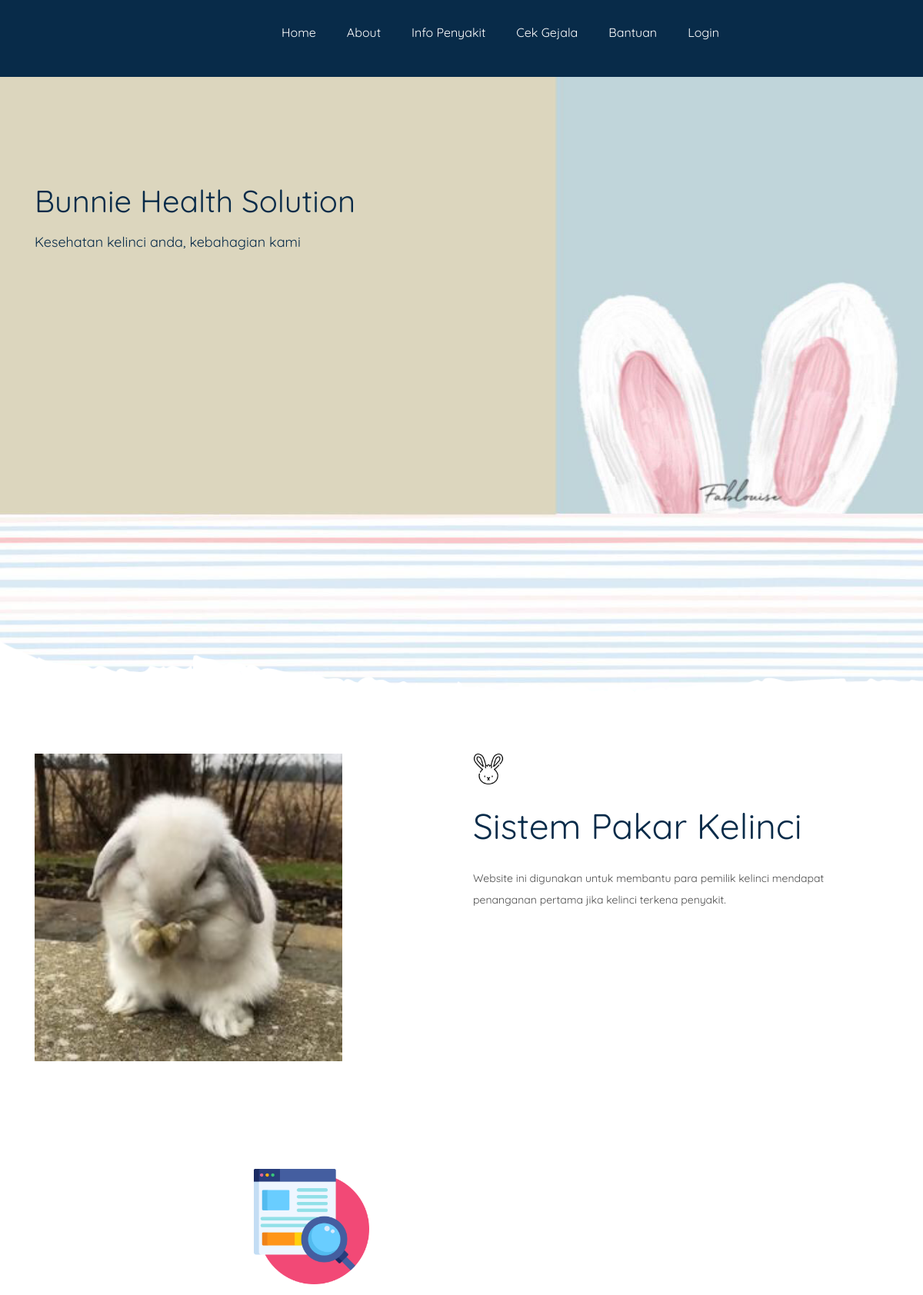
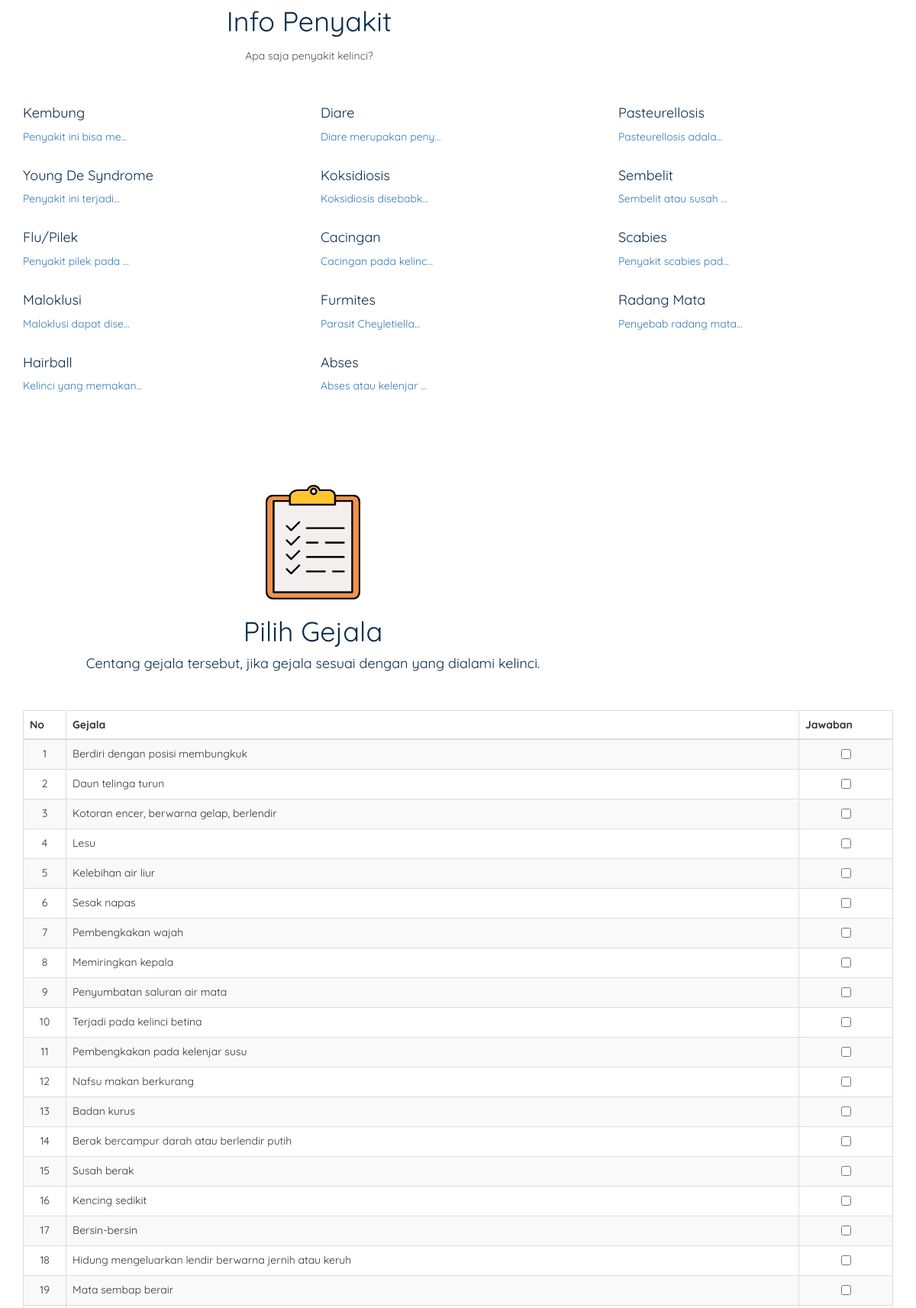
The page / (upper part) on the database its author committed (2 pictures, top to bottom).
### tables this page shows
CREATE TABLE `tb_penyakit` (
  `id_penyakit` varchar(10) NOT NULL,
  `nama_penyakit` varchar(1000) NOT NULL,
  `definisi` text NOT NULL,
  `solusi` text NOT NULL
);

CREATE TABLE `tb_gejala` (
  `id_gejala` varchar(10) NOT NULL,
  `gejala` varchar(100) NOT NULL
);

### application/controllers/Pengelola.php (called while the page is built, shortened)
<?php
class Pengelola extends CI_Controller {
	public function __construct(){
		$this->load->helper('url','form');
		$this->load->library('form_validation');
		$this->load->model('M_pengelola');
		$this->load->model('M_penyakit');
		$this->load->model('M_gejala');
	}
	public function index()
	{
		$data['penyakit_object']=$this->M_penyakit->getPenyakitQueryObject();
		$data['gejala']=$this->M_gejala->getGejalaQueryObject();
		$this->load->view('indexuser',$data);
	}
}

### index.php (called while the page is built, shortened)
<?php
require_once BASEPATH.'core/CodeIgniter.php';

### application/models/M_penyakit.php (called while the page is built, shortened)
<?php
class M_penyakit extends CI_Model {
	public function getPenyakitQueryObject(){
	  $query=$this->db->query('SELECT * FROM tb_penyakit');
	  return $query->result();
	 }
}

### application/models/M_gejala.php (called while the page is built, shortened)
<?php
class M_gejala extends CI_Model {
	public function getGejalaQueryObject(){
	  $query=$this->db->query('SELECT * FROM tb_gejala');
	  return $query->result();
	 }
}

### application/views/indexuser.php (the view, shortened to what this page needs)
<!doctype html>
<html lang="en">
<head>
    <link rel="stylesheet" href="<?php echo base_url()?>/assets/css/bootstrap.min.css">
    <link rel="stylesheet" href="<?php echo base_url()?>/assets/css/animate.css">
    <link rel="stylesheet" href="<?php echo base_url()?>/assets/css/owl.carousel.min.css">
    <link rel="stylesheet" href="<?php echo base_url()?>/assets/css/themify-icons.css">
    <link rel="stylesheet" href="<?php echo base_url()?>/assets/css/flaticon.css">
    <link rel="stylesheet" href="<?php echo base_url()?>/assets/css/magnific-popup.css">
    <link rel="stylesheet" href="<?php echo base_url()?>/assets/css/style.css">
</head>
<body>
    <header class="header_area">
        <div class="main_menu">
            <div class="container">
                <div class="row">
                    <div class="col-lg-12" style="margin-top: 30px">
                        <nav class="navbar navbar-expand-lg navbar-light">
                             <div class="collapse navbar-collapse justify-content-center" id="navbarSupportedContent" style="margin-left: 300px">
                                <ul class="navbar-nav">
                                    <li class="nav-item active">
                                        <a class="nav-link active" href="#home">Home</a>
                                    </li>
                                    <li class="nav-item">
                                        <a href="#about" class="nav-link">About</a>
                                    </li>
                                    <li class="nav-item">
                                        <a href="#info" class="nav-link">Info Penyakit</a>
                                    </li>
                                    <li class="nav-item">
                                        <a href="#cek" class="nav-link">Cek Gejala</a>
                                    </li>
                                    <li class="nav-item">
                                        <a href="#bantuan" class="nav-link">Bantuan</a>
                                    </li>
                                    <li class="nav-item">
                                        <a href="<?php echo site_url('Pengelola/menulogin')?>" class="nav-link">Login</a>
                                    </li>
                                </ul>
                            </div>
                        </nav>
                    </div>
                </div>
            </div>
        </div>
    <section class="banner_part" id="home">
        <div class="container">
            <div style="margin-bottom: 700px">
                <div class="col-lg-7 col-xl-6">
                    <div class="banner_text">
                    <span style="font-family: Brush Script MT;">
                        <h1>Bunnie Health Solution</h1>
                        <h4>Kesehatan kelinci anda, kebahagian kami</h4>
                    </span>
                    </div>
                </div>
            </div>
        </div>
    </section>
    <section class="about_part section_padding" id="about">
        <div class="container">
            <div class="row align-items-center justify-content-between">
                <div class="col-md-6">
                    <div class="container">
                            <img src="<?php echo base_url()?>/assets/img/about.png" height="400" width="400"  alt="">
                    </div>
                </div>
                <div class="col-md-5">
                    <div class="about_text">
                         <img src="<?php echo base_url()?>/assets/img/about_icon.png" class="about_icon" height="40" width="40">
                        <h2>Sistem Pakar Kelinci</h2>
                        <p>Website ini digunakan untuk membantu para pemilik kelinci mendapat penanganan pertama jika kelinci terkena penyakit.</p>
                    </div>
                </div>
            </div>
        </div>
    </section>
    <section class="price-area section-gap" id="info">
        <div class="container">
            <div class="row d-flex justify-content-center">
                <div class="menu-content pb-60 col-lg-8">
                    <div class="tittle text-center">
                       <br>
                       <br>
                       <br>
                        <img src="<?php echo base_url()?>/assets/img/seo.png" height="150" width="150" alt="">
                        <h1 class="mb-10">Info Penyakit</h1>
                        <p>Apa saja penyakit kelinci?</p>
                        <br>
                        <br>
                    </div>
                </div>
            </div>
            <div class="row">
                <?php foreach ($penyakit_object as $key) { ?>
                    <div class="col-lg-4">
                            <a href="<?=site_url()?>/Pengelola/detailPenyakit/<?=$key->id_penyakit?>">
                            <div class="single-price">
                                <div class="top-sec d-flex justify-content-between">
                                    <div class="top-left">
                                        <h4><?php echo $key->nama_penyakit?></h4>
                                    </div>
                                </div>
                                <div class="end-sec">
                                    <ul>
                                        <?php echo substr($key->definisi, 0, 20)."..."?>
                                    </ul>
                                </div>
                                <br>
                             </div>
                    </div>
                         <?php } ?>
            </div>
        </div>
    </section>
    <section class="abopt_number_counter section_padding" id="cek">
        <div class="container">
            <div class="menu-content pb-60 col-lg-8">
                <div class="tittle text-center">
                       <br>
                        <img src="<?php echo base_url()?>/assets/img/checklist.png" height="150" width="150" alt="">
                        <h1 class="mb-10">Pilih Gejala</h1>
                       <center><h4>Centang gejala tersebut, jika gejala sesuai dengan yang dialami kelinci.</h4></center>
                        <br>
                        <br>
                </div>
            </div>
        <form action="<?php echo site_url('Perhitungan'); ?>" method="post" enctype="multipart/form-data">
            <table class="table table-striped table-bordered data">
                <thead>
                    <tr class="bg-group" align="center">
                        <th>No</th>
                        <th>Gejala</th>
                        <th>Jawaban</th>
                    </tr>
                </thead>
                <tbody>
                    <?php
                    $i=1;
                    foreach ($gejala as $key) {
                    ?>
                        <tr>
                            <td align="center"><?php echo $i; ?></td>
                            <td><?php echo $key->gejala;?></td>
                            <td align="center"><input type="checkbox" name="check_list[]" alt="Checkbox" value="<?php echo $key->id_gejala ?>"></td>
                        </tr>
                    <?php
                    $i++;
                    }
                    ?>
                </tbody>
            </table>
        </form>
        </div>
    </section>
</body>
</html>

### rows shown on the page
tb_penyakit: nama_penyakit "Kembung", definisi "Penyakit ini bisa me"
tb_penyakit: nama_penyakit "Diare", definisi "Diare merupakan peny"
tb_penyakit: nama_penyakit "Pasteurellosis", definisi "Pasteurellosis adala"
tb_penyakit: nama_penyakit "Young De Syndrome", definisi "Penyakit ini terjadi"
tb_penyakit: nama_penyakit "Koksidiosis", definisi "Koksidiosis disebabk"
tb_penyakit: nama_penyakit "Sembelit", definisi "Sembelit atau susah"
tb_penyakit: nama_penyakit "Flu/Pilek", definisi "Penyakit pilek pada"
tb_penyakit: nama_penyakit "Cacingan", definisi "Cacingan pada kelinc"
tb_penyakit: nama_penyakit "Scabies", definisi "Penyakit scabies pad"
tb_penyakit: nama_penyakit "Maloklusi", definisi "Maloklusi dapat dise"
tb_penyakit: nama_penyakit "Furmites", definisi "Parasit Cheyletiella"
tb_penyakit: nama_penyakit "Radang Mata", definisi "Penyebab radang mata"
tb_penyakit: nama_penyakit "Hairball", definisi "Kelinci yang memakan"
tb_penyakit: nama_penyakit "Abses", definisi "Abses atau kelenjar"
tb_gejala: gejala "Berdiri dengan posisi membungkuk"
tb_gejala: gejala "Daun telinga turun"
tb_gejala: gejala "Kotoran encer, berwarna gelap, berlendir"
tb_gejala: gejala "Lesu"
tb_gejala: gejala "Kelebihan air liur"
tb_gejala: gejala "Sesak napas"
tb_gejala: gejala "Pembengkakan wajah"
tb_gejala: gejala "Memiringkan kepala"
tb_gejala: gejala "Penyumbatan saluran air mata"
tb_gejala: gejala "Terjadi pada kelinci betina"
tb_gejala: gejala "Pembengkakan pada kelenjar susu"
tb_gejala: gejala "Nafsu makan berkurang"
tb_gejala: gejala "Badan kurus"
tb_gejala: gejala "Berak bercampur darah atau berlendir putih"
tb_gejala: gejala "Susah berak"
tb_gejala: gejala "Kencing sedikit"
tb_gejala: gejala "Bersin-bersin"
tb_gejala: gejala "Hidung mengeluarkan lendir berwarna jernih atau keruh"
tb_gejala: gejala "Mata sembap berair"
